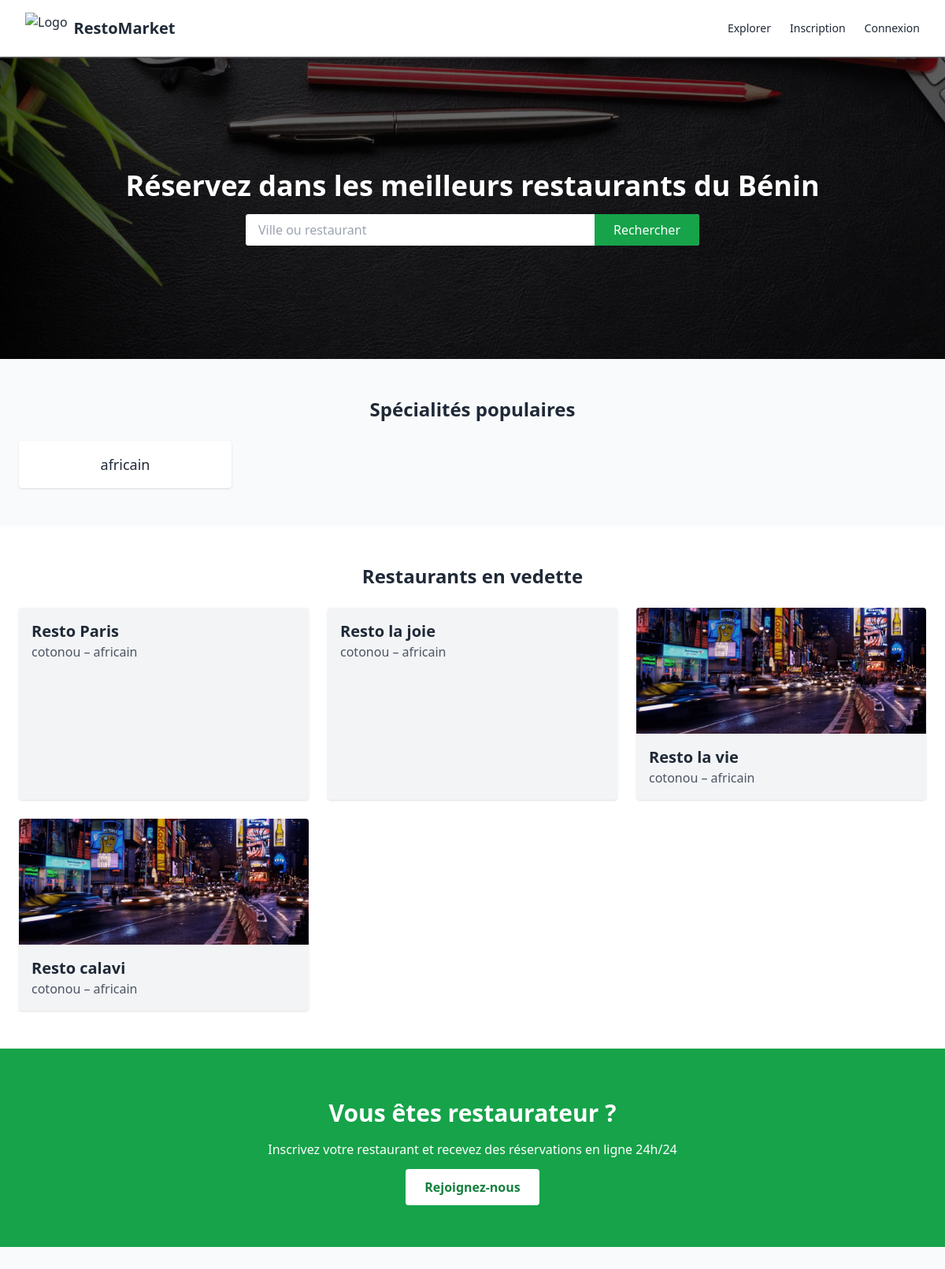
The page / on the database its author committed.
### core/models.py (models this page shows, shortened)
class Restaurant(models.Model):
    name = models.CharField(max_length=255)
    slug = models.SlugField(unique=True)
    domain = models.CharField(max_length=255, unique=True)
    logo = models.ImageField(upload_to='logos/', blank=True, null=True)
    couverture = models.ImageField(upload_to='couvertures/', blank=True, null=True)
    ville = models.CharField(max_length=100, choices=VILLE_CHOICES, default='cotonou')
    specialite = models.CharField(max_length=100, choices=SPECIALITE_CHOICES, default='africain')
    est_disponible = models.BooleanField(default=True)

### client/views.py (the view)
# urls.py: path('', accueil, name='accueil'),
def accueil(request):
    restaurants = Restaurant.objects.all()[:6]  # Limite à 6
    specialites = Restaurant.objects.values_list('specialite', flat=True).distinct()
    return render(request, 'client/accueil.html', {
        'restaurants': restaurants,
        'specialites': specialites,
    })

### templates/client/accueil.html (shortened to what this page needs)
{% extends 'base.html' %}
{% block content %}
    <section class="bg-cover bg-center h-96 text-white" style="background-image: url('/static/img/hero.jpg');">
    <div class="bg-black bg-opacity-60 h-full flex flex-col justify-center items-center text-center px-4">
      <h1 class="text-4xl font-bold mb-4">Réservez dans les meilleurs restaurants du Bénin</h1>
      <form method="get" action="{% url 'liste_restaurants' %}" class="bg-white rounded flex overflow-hidden w-full max-w-xl">
        <input type="text" name="ville" placeholder="Ville ou restaurant" class="flex-grow px-4 py-2 text-gray-800" />
        <button type="submit" class="bg-green-600 px-6 text-white">Rechercher</button>
      </form>
    </div>
  </section>
  <section class="py-12 px-6">
    <h2 class="text-2xl font-bold mb-6 text-center">Spécialités populaires</h2>
    <div class="grid grid-cols-2 md:grid-cols-4 gap-6 text-center">
      {% for specialite in specialites %}
      <div class="bg-white p-4 rounded shadow hover:shadow-lg cursor-pointer">
        <span class="text-lg font-medium">{{ specialite }}</span>
      </div>
      {% endfor %}
    </div>
  </section>
  <section class="py-12 px-6 bg-white">
    <h2 class="text-2xl font-bold mb-6 text-center">Restaurants en vedette</h2>
    <div class="grid grid-cols-1 md:grid-cols-3 gap-6">
      {% for resto in restaurants %}
      <a href="{% url 'restaurant_detail' resto.slug %}" class="bg-gray-100 rounded overflow-hidden shadow hover:shadow-lg">
        {% if resto.couverture %}
          <img src="{{ resto.couverture.url }}" class="h-40 w-full object-cover" />
        {% endif %}
        <div class="p-4">
          <h3 class="text-xl font-semibold">{{ resto.name }}</h3>
          <p class="text-gray-600">{{ resto.ville }} – {{ resto.specialite }}</p>
        </div>
      </a>
      {% endfor %}
    </div>
  </section>
  <section class="py-16 bg-green-600 text-white text-center">
    <h2 class="text-3xl font-bold mb-4">Vous êtes restaurateur ?</h2>
    <p class="mb-6">Inscrivez votre restaurant et recevez des réservations en ligne 24h/24</p>
    <a href="{% url 'signup' %}" class="bg-white text-green-700 px-6 py-3 rounded font-semibold hover:bg-gray-100">Rejoignez-nous</a>
  </section>
{% endblock %}

### templates/base.html (shortened to what this page needs)
{% load static %}
<!DOCTYPE html>
<html lang="fr">
<head>
  <script src="https://cdn.tailwindcss.com"></script>
</head>
<body class="bg-gray-50 text-gray-800">
  <header class="bg-white shadow sticky top-0 z-50">
    <div class="max-w-7xl mx-auto px-4 sm:px-6 lg:px-8 py-4 flex justify-between items-center">
      <a href="{% url 'accueil' %}" class="flex items-center gap-2">
        <img src="{% static 'img/logo-marketplace.png' %}" alt="Logo" class="h-10">
        <span class="text-xl font-bold">RestoMarket</span>
      </a>
      <nav class="hidden md:flex gap-6 text-sm">
        <a href="{% url 'liste_restaurants' %}" class="hover:text-green-600">Explorer</a>
        <a href="{% url 'signup' %}" class="hover:text-green-600">Inscription</a>
        <a href="{% url 'login' %}" class="hover:text-green-600">Connexion</a>
      </nav>
    </div>
  </header>
  <main class="min-h-screen">
    {% block content %}
    {% endblock %}
  </main>
</body>
</html>

### rows shown on the page
Restaurant: name "Resto Paris", ville "cotonou", specialite "africain"
Restaurant: name "Resto la joie", ville "cotonou", specialite "africain"
Restaurant: couverture (picture), name "Resto la vie", ville "cotonou", specialite "africain"
Restaurant: couverture (picture), name "Resto calavi", ville "cotonou", specialite "africain"

### other values the page prints
{{ specialite }} "africain"
